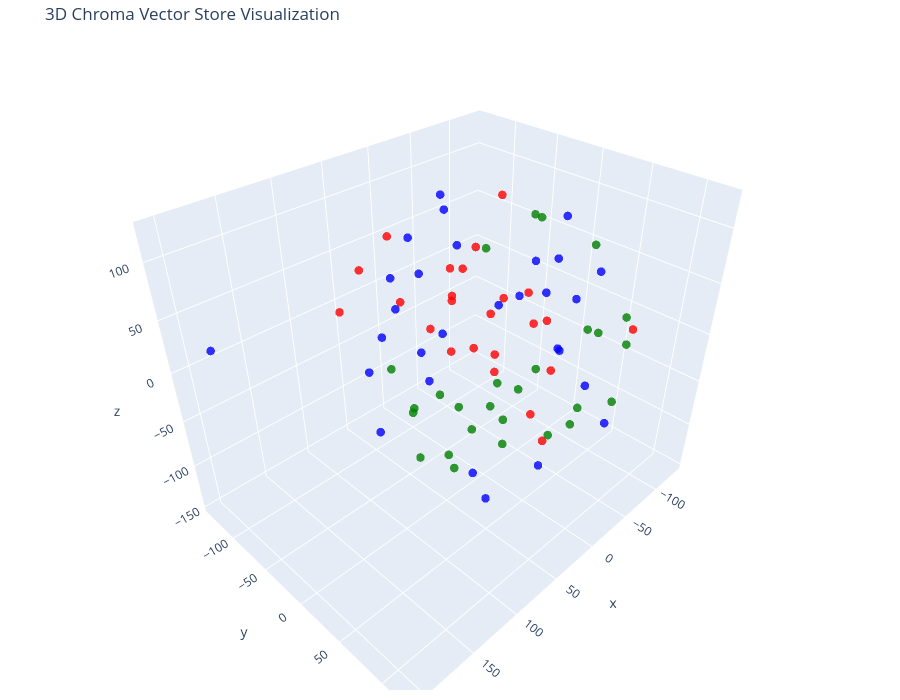

Notebook cell for this chart:
### Code cell
tsne = TSNE(n_components=3, random_state=42)
reduced_vectors = tsne.fit_transform(vectors)

# Create the 3D scatter plot
fig = go.Figure(data=[go.Scatter3d(
    x=reduced_vectors[:, 0],
    y=reduced_vectors[:, 1],
    z=reduced_vectors[:, 2],
    mode='markers',
    marker=dict(size=5, color=colors, opacity=0.8),
    text=[f"Type: {t}<br>Text: {d[:100]}..." for t, d in zip(doc_types, documents)],
    hoverinfo='text'
)])

fig.update_layout(
    title='3D Chroma Vector Store Visualization',
    scene=dict(xaxis_title='x', yaxis_title='y', zaxis_title='z'),
    width=900,
    height=700,
    margin=dict(r=10, b=10, l=10, t=40)
)

fig.show()

### Figure 1 — Plotly figure (JSON) as saved in the notebook; plotly's stock layout.template omitted (floating-point values rounded to 4 significant figures)
{"data": [{"hoverinfo": "text", "marker": {"color": ["red", "red", "red", "red", "red", "red", "red", "red", "red", "red", "red", "red", "red", "red", "red", "red", "red", "red", "red", "red", "red", "red", "red", "red", "green", "green", "green", "green", "green", "green", "green", "green", "green", "green", "green", "green", "green", "green", "green", "green", "green", "green", "green", "green", "green", "green", "green", "green", "green", "green", "green", "blue", "blue", "blue", "blue", "blue", "blue", "blue", "blue", "blue", "blue", "blue", "blue", "blue", "blue", "blue", "blue", "blue", "blue", "blue", "blue", "blue", "blue", "blue", "blue", "blue", "blue", "blue", "blue", "blue"], "opacity": 0.8, "size": 5}, "mode": "markers", "text": ["Type: contracts<br>Text: Effective Date and Contract Duration\n\nThis contract is valid from November 15, 2023, and will last f...", "Type: contracts<br>Text: Parties to the Agreement\n\nThe contract involves two parties: Insurellm (Provider) and GreenField Hol...", "Type: contracts<br>Text: Scope of Services\n\nInsurellm will provide GreenField Holdings access to the Markellm platform for co...", "Type: contracts<br>Text: Compliance\n\nBoth parties must follow laws and regulations regarding information security and consume...", "Type: contracts<br>Text: Automatic Renewal\n\nThe contract auto-renews for one-year terms unless either party gives notice befo...", "Type: contracts<br>Text: Annual Review\n\nAfter renewal, both parties can review and negotiate contract terms, including pricin...", "Type: contracts<br>Text: AI-Powered Matching\n\nThe platform uses AI algorithms to connect GreenField Holdings with relevant in...", "Type: contracts<br>Text: Real-Time Quotes\n\nCustomers can get instant quotes from multiple insurance providers, making the dec...", "Type: contracts<br>Text: Customized Recommendations\n\nThe platform uses customizable consumer profiles to improve marketing st...", "Type: contracts<br>Text: Data Insights\n\nThe platform provides real-time analytics insights to help GreenField Holdings optimi...", "Type: contracts<br>Text: Customer Support Access\n\nGreenField Holdings can contact dedicated support for phone and email assis...", "Type: contracts<br>Text: Training and Resources\n\nInsurellm will provide training and resources for GreenField Holdings to use...", "Type: contracts<br>Text: Performance Reviews\n\nQuarterly reviews assess platform performance, customer acquisition, and market...", "Type: contracts<br>Text: Basic Listing Fee\n\nGreenField Holdings pays $199/month for a featured listing on the Markellm platfo...", "Type: contracts<br>Text: Performance-Based Pricing\n\nA $25 fee is charged for each acquired customer lead, reflecting the plat...", "Type: contracts<br>Text: Contract with GreenValley Insurance for Homellm\n\nInsurellm has contracted with GreenValley Insurance...", "Type: contracts<br>Text: Contract with Metropolitan Life Group for Lifellm\n\nThis is a contract agreement between Insurellm an...", "Type: contracts<br>Text: Contract with National Claims Network for Claimllm\n\nThis document outlines the contract between Insu...", "Type: contracts<br>Text: Contract with Roadway Insurance Inc. for Carllm\n\nThis contract outlines the terms of the relationshi...", "Type: contracts<br>Text: Contract with SafeHaven Property Insurance for Homellm\n\nThis agreement establishes SafeHaven Propert...", "Type: contracts<br>Text: Dedicated Success Team\n\nInsurellm commits to comprehensive Enterprise-level support for SafeHaven Pr...", "Type: contracts<br>Text: IoT Device Integration\n\nPremium discounts for IoT adoption (up to 20%).\n\n9. **IoT Device Integration...", "Type: contracts<br>Text: Analytics and Reporting\n\nAutomated reporting suite (daily, weekly, monthly, quarterly).\n\n7. **Analyt...", "Type: contracts<br>Text: Signatures\n\nThis agreement establishes SafeHaven Property Insurance as a leading enterprise partner ...", "Type: employees<br>Text: HR Record\n\nThis is the record of Alex Harper, an SDR at Insurellm, including their career progressio...", "Type: employees<br>Text: HR Record\n\nDocument containing personnel information for Alex Thomson, including career progression,...", "Type: employees<br>Text: Avery Lancaster\n\nAvery Lancaster is an accomplished entrepreneur and business leader who has demonst...", "Type: employees<br>Text: HR Record\n\nRecord of Carlos Rodriguez, Solutions Engineer\n\nHR Record # Carlos Rodriguez # Summary — ...", "Type: employees<br>Text: HR Record\n\nEmployee record for Emily Tran.\n\nHR Record\n\n# Emily Tran\n\n## Summary\n- Date of Birth: Mar...", "Type: employees<br>Text: Emily Tran’s Career Progression\n\nEmily Tran's career progression from Marketing Intern to Digital Ma...", "Type: employees<br>Text: Emily Tran’s Performance History\n\nEmily Tran's annual performance history.\n\n## Annual Performance Hi...", "Type: employees<br>Text: Emily Tran's Compensation\n\nEmily Tran's compensation history.\n\n## Compensation History\n- 2023:  \n- B...", "Type: employees<br>Text: Other HR Notes\n\nHR notes regarding Emily Tran's training, professional development goals, and hobbie...", "Type: employees<br>Text: Conclusion\n\nConclusion of the employee record for Emily Tran.\n\nEmily Tran continues to be a valuable...", "Type: employees<br>Text: HR Record\n\nSummary of Jessica Liu\\u2019s career and achievements\n\nHR Record\\n\\nJessica Liu\\n\\n# Summ...", "Type: employees<br>Text: Summary\n\nJessica Liu\\u2019s job title, location, and current salary\n\nSummary\\n\\n- Date of Birth: Apr...", "Type: employees<br>Text: HR Record\n\nA document detailing the career progression and compensation history of Maxine Thompson, ...", "Type: employees<br>Text: HR Record\n\nMichael O’Brien’s HR Record\n\nHR Record...", "Type: employees<br>Text: Michael O’Brien\n\nMichael O’Brien Summary\n\nMichael O’Brien...", "Type: employees<br>Text: Summary\n\nMichael O’Brien’s Summary\n\nDate of Birth: May 20, 1984\nJob Title: Account Executive\nLocatio...", "Type: employees<br>Text: Insurellm Career Progression\n\nInsurellm Career Progression Summary\n\nJanuary 2017 - Present: Account ...", "Type: employees<br>Text: Annual Performance History\n\nAnnual Performance History Summary\n\n2023: Rating: 3.4/5\n  Meets expectat...", "Type: employees<br>Text: Compensation History\n\nCompensation History Summary\n\n2023: Base Salary: $95,000 + Commission: $48,000...", "Type: employees<br>Text: Other HR Notes\n\nOther HR Notes Summary\n\nEducation: BA in Business from University of Illinois\nAwards...", "Type: employees<br>Text: HR Record\n\nOverview of Samuel Trenton\\u2019s HR record, including career progression, annual perform...", "Type: employees<br>Text: HR Record\n\nThis is a record of Sarah Williams' HR information.\n\n# HR Record\\n\\n# Sarah Williams\\n\\n#...", "Type: employees<br>Text: Summary\n\nDate of birth: November 3, 1994; Job title: UX Designer; Location: Remote (Portland, Oregon...", "Type: employees<br>Text: Insurellm Career Progression\n\nSarah Williams' career progression includes UX Designer, Junior UX Des...", "Type: employees<br>Text: Annual Performance History\n\n2023: Strong design contributions, 4.4/5 rating; 2022: Good first year a...", "Type: employees<br>Text: Compensation History\n\nSarah Williams' compensation history includes base salary and bonus amounts fo...", "Type: employees<br>Text: Other HR Notes\n\nSarah Williams' education includes BFA in Graphic Design from Rhode Island School of...", "Type: products<br>Text: Product Summary\n\nCarllm is an innovative auto insurance product developed by Insurellm that streamli...", "Type: products<br>Text: AI-Powered Risk Assessment\n\nCarllm analyzes driver behavior, vehicle conditions, and historical clai...", "Type: products<br>Text: Instant Quoting\n\nCarllm enables instant quotes and significantly reduces the time to generate quotes...", "Type: products<br>Text: Customizable Coverage Plans\n\nCarllm allows insurers to create flexible and tailored insurance packag...", "Type: products<br>Text: Pricing\n\nCarllm is offered under a subscription-based pricing model with three tiers\n\nCarllm is offe...", "Type: products<br>Text: Basic Tier\n\nThe Basic Tier is ideal for small insurance firms and provides access to core features a...", "Type: products<br>Text: Professional Tier\n\nThe Professional Tier is suitable for medium-sized companies and includes advance...", "Type: products<br>Text: Enterprise Tier\n\nThe Enterprise Tier is customized for large insurance firms and provides comprehens...", "Type: products<br>Text: 2025-2026 Roadmap\n\nThe roadmap outlines feature enhancements, customer experience improvements, glob...", "Type: products<br>Text: Q1 2025: Launch Feature Enhancements\n\nExpanded data integrations and enhanced fraud detection algori...", "Type: products<br>Text: Q2 2025: Customer Experience Improvements\n\nA new mobile app and telematics-based pricing will be int...", "Type: products<br>Text: Q3 2025: Global Expansion\n\nPilot programs for international insurance markets and collaboration with...", "Type: products<br>Text: Q4 2025: AI and Machine Learning Upgrades\n\nNext-gen machine learning models and customer insights da...", "Type: products<br>Text: 2026: Scaling and Partnerships\n\nPartnerships with automakers and the enhancement of the AI customer ...", "Type: products<br>Text: Conclusion\n\nCarllm is a transformative tool for the insurance industry that offers personalized auto...", "Type: products<br>Text: Product Summary\n\nThe document provides an overview of Claimllm, Insurellm's revolutionary claims pro...", "Type: products<br>Text: Features\n\nClaimllm offers various features, including intelligent FNOL processing, automated triage ...", "Type: products<br>Text: Pricing\n\nClaimllm offers flexible pricing models based on the number of claims processed annually.\n\n...", "Type: products<br>Text: Roadmap\n\nClaimllm's development roadmap includes key milestones and features for future releases.\n\nR...", "Type: products<br>Text: Product Summary\n\nHomellm is an innovative home insurance product that leverages AI technology to rev...", "Type: products<br>Text: Key Features\n\nHomellm's features empower insurers to provide personalized policies, minimizing risk ...", "Type: products<br>Text: Features\n\nThe features of Homellm include AI-Powered Risk Assessment, Dynamic Pricing Model, Instant...", "Type: products<br>Text: Pricing\n\nHomellm's pricing is structured based on the size of the insurance provider and the level o...", "Type: products<br>Text: Development Roadmap\n\nHomellm's development roadmap includes launch of version 1.0 in Q1 2024, introd...", "Type: products<br>Text: Product Summary\n\nMarkellm is an innovative two-sided marketplace connecting consumers and insurance ...", "Type: products<br>Text: Key Features\n\nAI-Powered Matching, User-Friendly Interface, Real-Time Quotes, Customized Recommendat...", "Type: products<br>Text: Pricing Structure\n\nFree Membership, Premium Features, Basic Listing Fee, and Performance-Based Prici...", "Type: products<br>Text: 2025-2026 Roadmap\n\nUpcoming Launches and Partnerships\n\n2025-2026 Roadmap\n\nQ1 2025:\n\n•  Launch a mobi...", "Type: products<br>Text: Vision\n\nSmarter, more efficient insurance solutions\n\nMarkellm is committed to improving the insuranc..."], "type": "scatter3d", "x": [-82.48, -80.24, -69.24, 64.77, -1.081, -45.66, 68.14, 23.86, 53.72, -131.0, 19.35, -39.57, 61.58, 29.61, 6.999, -35.37, 9.966, -25.34, -66.9, -31.12, 65.09, -17.59, 62.89, -5.786, -50.26, 54.12, -44.66, 9.676, -52.27, 65.37, -33.78, 65.71, 63.01, 12.62, -79.12, -55.35, -27.92, -106.7, -91.05, -73.42, 41.16, 26.47, 114.3, 56.61, 12.59, 0.4188, -33.92, -10.09, 61.36, -59.3, -26.78, 115.3, 38.95, -11.02, -124.0, -93.57, 7.322, 47.07, -3.908, -89.2, 105.3, -22.75, -119.4, 113.5, 87.75, -121.2, -19.72, 12.84, -13.34, -28.4, 73.03, 0.4646, 67.86, -51.65, -13.08, 19.47, 35.86, 205.4, -75.35, 12.7], "y": [-54.7, -107.9, -50.17, -87.48, -44.15, 110.1, 24.55, 69.91, 55.77, -36.94, -89.52, -85.04, 111.5, 64.38, 14.68, -28.98, -34.16, 50.33, -3.991, -45.02, -48.97, -89.65, -122.8, -21.61, 9.751, -36.17, -45.3, -24.33, 96.95, 44.5, 69.98, 103.8, 5.859, 116.2, 45.78, 31.76, 14.18, 71.26, 76.46, 50.62, -80.67, -69.11, 73.19, -27.18, 16.78, 22.44, -7.243, 34.55, 14.33, -38.23, 79.7, -18.3, 0.7503, -138.0, 24.31, 6.331, 107.1, -6.925, 121.6, -23.69, 38.75, -109.2, -14.99, -11.46, -16.15, 2.795, 43.17, 21.89, 65.81, 8.894, 68.47, -97.81, -58.81, -105.1, -70.27, 78.65, -45.95, -89.24, 11.63, -2.246], "z": [-15.65, -2.986, 95.6, 58.3, 24.65, 39.72, 77.31, -28.03, 22.04, -55.1, 7.821, 21.5, -7.848, 84.79, -4.623, -1.919, -23.71, -19.51, -15.19, -44.86, 102.6, -37.54, 1.583, 78.09, 100.1, -64.45, 54.6, -81.27, -42.28, -34.3, -72.17, 55.07, -21.79, 66.05, -92.58, -120.5, -60.2, -21.57, 16.07, 0.1008, -50.83, -103.8, -25.24, -115.5, -55.7, -103.1, -111.6, 123.5, -82.92, -97.13, 108.4, 15.04, 103.4, 1.475, 27.58, -50.63, 11.51, 24.66, -23.31, 33.58, 31.51, -77.06, 70.96, -41.81, 61.13, -8.934, 55.9, 49.2, 14.14, 35.27, -88.66, 62.26, 6.506, 70.04, 106.7, -80.69, 59.97, 44.41, 54.14, -147.2]}], "layout": {"height": 700, "margin": {"b": 10, "l": 10, "r": 10, "t": 40}, "scene": {"xaxis": {"title": {"text": "x"}}, "yaxis": {"title": {"text": "y"}}, "zaxis": {"title": {"text": "z"}}}, "title": {"text": "3D Chroma Vector Store Visualization"}, "width": 900}}
